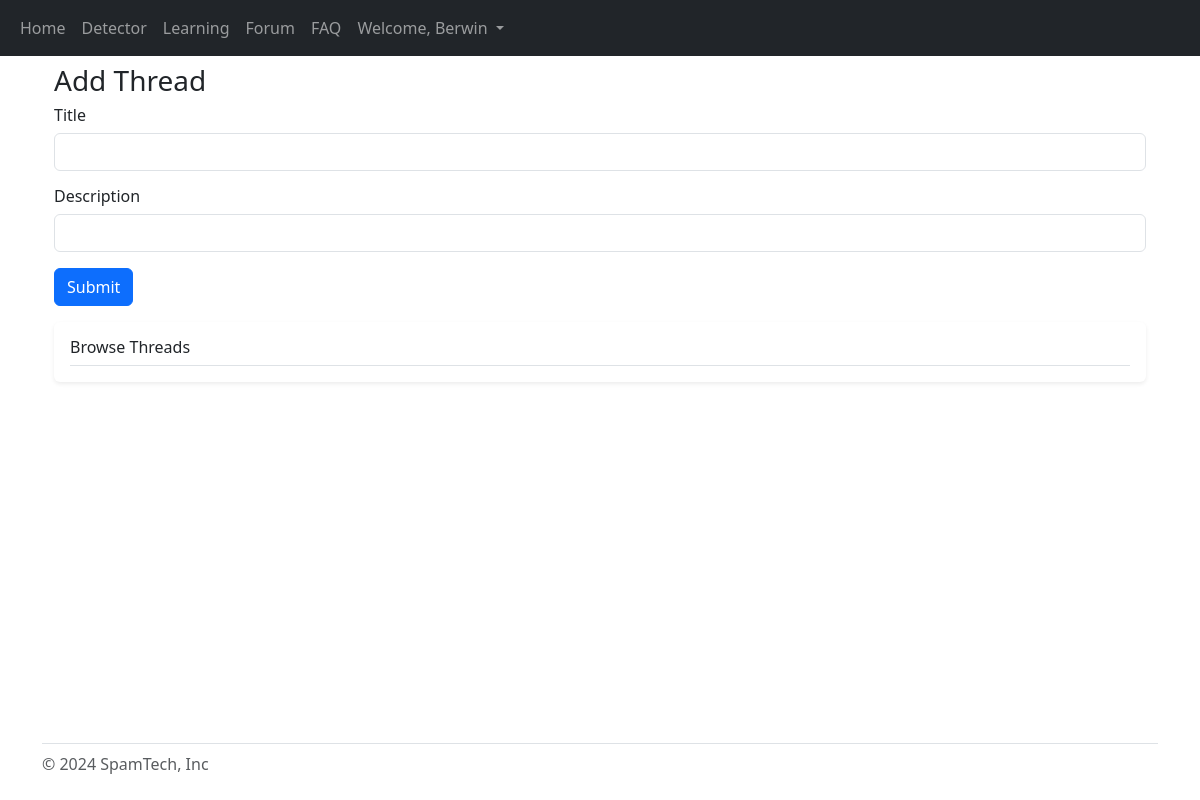
Before: /forum/Scam (signed in) with the older database file.
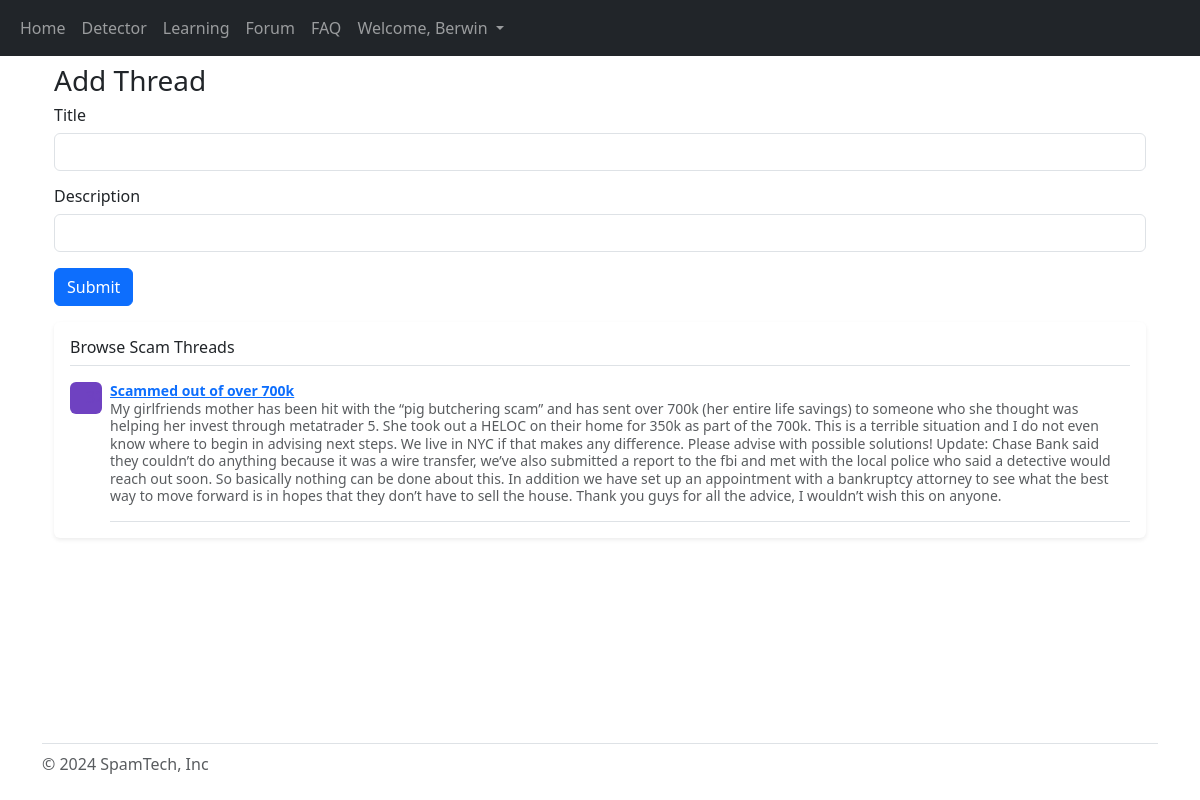
After: the same page with the newer database file.
### website/models.py (models this page shows)
class User(db.Model, UserMixin):
    id = db.Column(db.Integer, primary_key=True)
    email = db.Column(db.String (150), unique=True)
    password = db.Column(db.String (150))
    first_name = db.Column(db.String (150))
    scam = db.relationship('Scams')

class Topic (db.Model):
    title = db.Column(db.String(150), unique=True, nullable=False, primary_key=True)
    description = db.Column(db.String, nullable=False)
    thread = db.relationship('Thread')

class Thread (db.Model):
    id = db.Column(db.Integer, primary_key=True)
    title = db.Column(db.String(150), unique=True, nullable=False)
    description = db.Column(db.String, nullable=False)
    topic_title = db.Column(db.String, db.ForeignKey ('topic.title'))
    comment = db.relationship ('Comment')

### website/pages/forum.py (the view, shortened to what this page needs)
@forum_page.route ('/forum/<title>', methods = ['GET', 'POST'])
@login_required
def thread (title):
    threads = Thread.query.filter_by (topic_title=title).all ()
    topic = Topic.query.get(title)
    return render_template ("forum_thread.html", user=current_user, threads=threads, topic=topic)

### website/templates/forum_thread.html (shortened to what this page needs)
{% extends "base/base.html" %} {% block title %} {{topic.title}} {% endblock %}
{% block content%}
<div class="container">
  <h1 class="fs-3 my-2">Add Thread</h1>
  <form action="/forum/{{topic.title}}" method="POST">
    <div class="form-group mb-3">
      <h3 class="fs-6 my-2">Title</h3>
      <input type="text" class="form-control" name="title" />
    </div>
    <div class="form-group mb-3">
      <h3 class="fs-6 my-2">Description</h3>
      <input type="text" class="form-control" name="description" />
    </div>
    <button type="submit" class="btn btn-primary">Submit</button>
  </form>
  <div class="my-3 p-3 bg-body rounded shadow-sm">
    <h6 class="border-bottom pb-2 mb-0">Browse {{topic.title}} Threads</h6>
    {% for item in threads %}
    <div class="d-flex text-muted pt-3">
      <svg
        class="bd-placeholder-img flex-shrink-0 me-2 rounded"
        width="32"
        height="32"
        xmlns="http://www.w3.org/2000/svg"
        role="img"
        aria-label="Placeholder: 32x32"
        preserveAspectRatio="xMidYMid slice"
        focusable="false"
      >
        <text x="50%" y="50%" fill="#6f42c1" dy=".3em">32x32</text>
      </svg>
      <p class="pb-3 mb-0 small lh-sm border-bottom">
        <strong class="d-block text-gray-dark">
          <a href="/forum/{{topic.title}}/{{item.id}}">
            {{item.title}}
          </a></strong
        >
        {{item.description}}
      </p>
    </div>
    {% endfor %}
  </div>
</div>
{% endblock %}

### website/templates/base/base.html (shortened to what this page needs)
<!DOCTYPE html>
<html>
  <head>
    <link
      href="https://cdn.jsdelivr.net/npm/bootstrap@5.3.3/dist/css/bootstrap.min.css"
      rel="stylesheet"
    />
  </head>
  {% if user.is_authenticated %}
  <nav class="navbar navbar-expand-lg navbar-dark bg-dark">
    <div class="container-fluid">
      <div class="collapse navbar-collapse" id="navbarSupportedContent">
        <ul class="navbar-nav me-auto mb-2 mb-lg-0">
          <li class="nav-item">
            <a class="nav-link" id="home" aria-current="page" href="/">Home</a>
          </li>
          <li class="nav-item">
            <a class="nav-link" id="detector" href="/detector">Detector</a>
          </li>
          <li class="nav-item">
            <a class="nav-link" id="learning" href="/learning">Learning</a>
          </li>
          <li class="nav-item">
            <a class="nav-link" id="forum" href="/forum">Forum</a>
          </li>
          <li class="nav-item">
            <a class="nav-link" id="faq" href="/faq">FAQ</a>
          </li>
          <li class="nav-item dropdown">
            <a
              class="nav-link dropdown-toggle"
              href="#"
              role="button"
              data-bs-toggle="dropdown"
              aria-expanded="false"
            >
              Welcome, {{user.first_name}}
            </a>
          </li>
        </ul>
      </div>
    </div>
  </nav>
  {% endif %}
  <body class="d-flex flex-column min-vh-100">
    <div class="container">{% block content%} {% endblock %}</div>
  </body>
  <div id="footer" class="mt-auto container">
    <footer
      class="flex-wrap justify-content-between align-items-center py-2 my-3 border-top"
    >
      <div class="col-md-4 d-flex align-items-center">
        <span class="mb-3 mb-md-0 text-body-secondary"
          >&copy; 2024 SpamTech, Inc</span
        >
      </div>
    </footer>
  </div>
</html>

Changed rows visible on the page:
added Topic: title "Scam"
added Thread: title "Scammed out of over 700k", description "My girlfriends mother has been hit with the “pig butchering scam” and has sent over 700k (her entire life savings) to someone who she thought was helping her invest through metatrader 5. She took out a HELOC on their home for 350k as part of the 700k. This is a terrible situation and I do not even know where to begin in advising next steps. We live in NYC if that makes any difference. Please advise with possible solutions! Update: Chase Bank said they couldn’t do anything because it was a wire transfer, we’ve also submitted a report to the fbi and met with the local police who said a detective would reach out soon. So basically nothing can be done about this. In addition we have set up an…"
